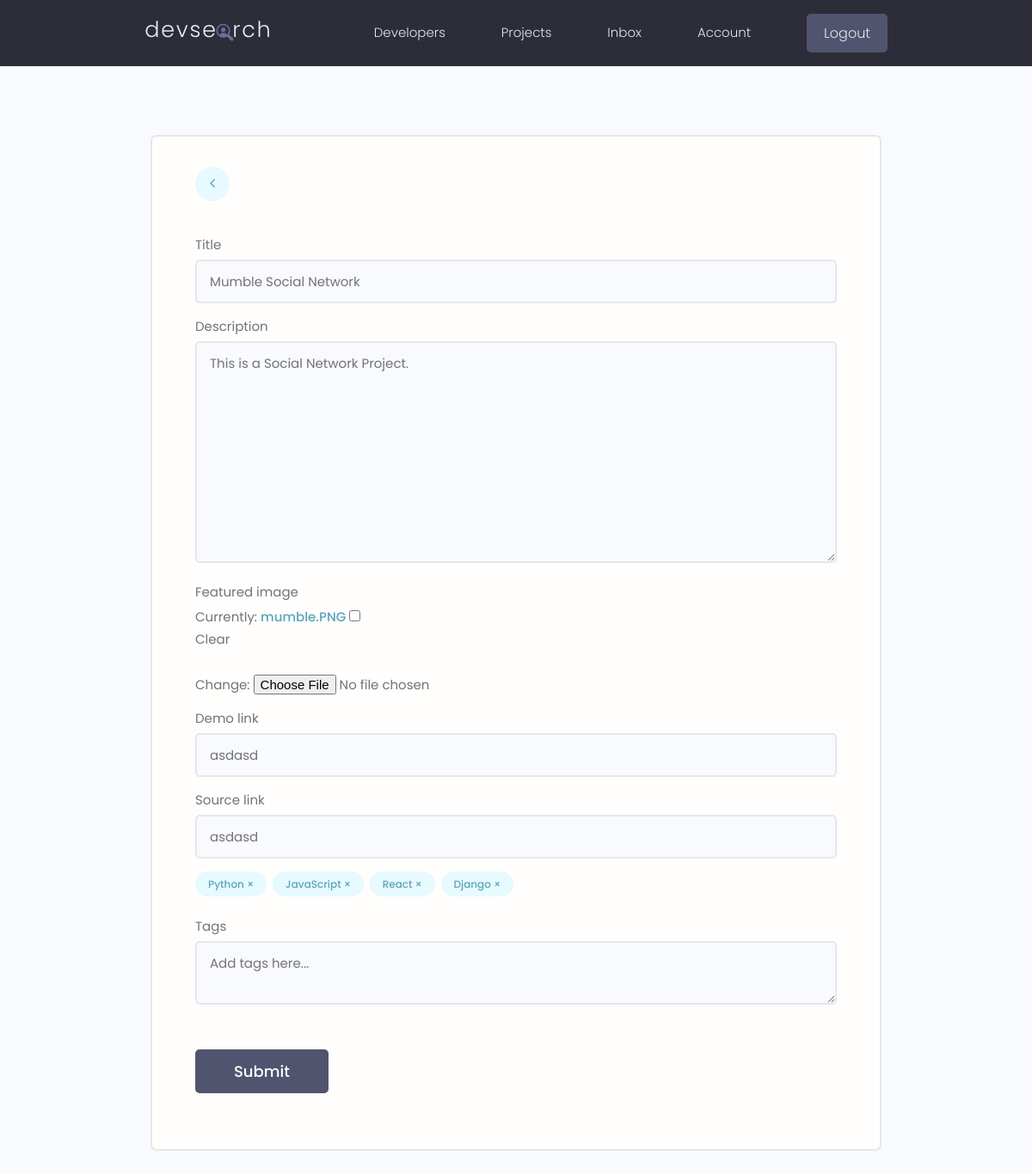
Page /projects/update-project/d5bac84d-f799-449b-8304-1f35ec7e9698/ (signed in) on the committed database.
### projectsApp/models.py (models this page shows, shortened)
class Project(models.Model):
    owner = models.ForeignKey(Profile, null=True, blank=True, on_delete=models.CASCADE) # We want to connect a project to a specific user profile - many-to-one relationship
    title = models.CharField(max_length=200)   # By default null=False - required to enter data in this field (for the database)
    description = models.TextField(null=True, blank=True)  # Does NOT require to enter data in this field! blank is the same but for django form to be submitted! We can submit a form without adding this!
    featured_image = models.ImageField(null=True, blank=True, default="default.jpg") # B/c its in "images" folder no need to specify path, otherwise path needed
    demo_link = models.CharField(max_length=2000, null=True, blank=True)
    source_link = models.CharField(max_length=2000, null=True, blank=True)
    tags = models.ManyToManyField('Tag', blank=True)  # The tag can be connected to many models
    vote_total = models.IntegerField(default=0, null=True, blank=True)
    vote_ratio = models.IntegerField(default=0, null=True, blank=True)
    created = models.DateTimeField(auto_now_add=True)
    id = models.UUIDField(default=uuid.uuid4, unique=True, primary_key=True, editable=False)
    class Meta:
        ordering = ['-vote_ratio', '-vote_total', 'title']
    '''
    Anytime we trigger this method here we are going to calculate all this, get all these values
    and then simply update the instance of it in the database and save it.
    '''

class Tag(models.Model):
    name = models.CharField(max_length=200)
    created = models.DateTimeField(auto_now_add=True)
    id = models.UUIDField(default=uuid.uuid4, unique=True, primary_key=True, editable=False)

### projectsApp/views.py (the view, shortened to what this page needs)
# urls.py: path('update-project/<str:pk>/', views.updateProject, name="update-project"),
@login_required(login_url="login")
def updateProject(request, pk):
    profile = request.user.profile  # get the currently logged-in user
    project = profile.project_set.get(id=pk)   # Query ONLY that user's profiles - all the projects of that user!
    form = ProjectForm(instance=project)   # MUST pass in an instance of the project that we want to edit!
    context = {'form':form, 'project':project}
    return render(request, 'projectsApp/project_form.html', context)

### projectsApp/forms.py
class ProjectForm(ModelForm):
    class Meta:
        model = Project
        fields = ['title', 'description', 'featured_image' ,'demo_link', 'source_link']
        widgets = {
            'tags' : forms.CheckboxSelectMultiple(),
            } # A way to customize classes
    def __init__(self, *args, **kwargs):
        super(ProjectForm, self).__init__(*args, **kwargs)  # Tell it which class (css class!) we're modifying
        for name, field in self.fields.items():
            field.widget.attrs.update({'class':'input'})

### projectsApp/templates/projectsApp/project_form.html (shortened to what this page needs)
{% extends 'main.html' %}
{% block content %}
    <main class="formPage my-xl">
        <div class="content-box">
            <div class="formWrapper">
                <a class="backButton" href="{% url 'account' %}"><i class="fa fa-angle-left"></i></a>
                <br>
                <form class="form" method="POST" enctype="multipart/form-data">
                    {% for field in form %}
                    <div class="form__field">
                        <label for="formInput#text">{{field.label}} </label>
                        {{field}}
                    </div>
                    {% endfor %}
                    <div class="form__field">
                        {% for tag in project.tags.all %}
                            <div class="project-tag tag tag--pill tag--main" data-tag="{{tag.id}}" data-project="{{project.id}}">{{tag.name}} &#215;</div>
                        {% endfor %}
                    </div>
                    <div class="form__field">
                        <label for="formInput#text">Tags</label>
                        <textarea class="input" name="newtags" placeholder="Add tags here..."></textarea>
                    </div>
                    <input class="btn btn--sub btn--lg  my-md" type="submit" value="Submit" />
                </form>
            </div>
        </div>
    </main>
{% endblock content %}

### static/styles/app.css (style rules this page uses)
:root { --color-sub: #2d2d39; }
.btn--sub { background-color: var(--color-sub-light); }
.content-box { width: 95%; max-width: 85rem; margin: 0 auto; }
.backButton { background: var(--color-main-light); color: var(--color-main); width: 4rem; height: 4rem; display: flex; align-items: center; justify-content: center; border-radius: 50%; }
.backButton i { font-size: 1.8rem; }
.formPage .formWrapper { list-style: none; background: var(--color-white); padding: 3.5rem 5rem; border: 2px solid var(--color-light); border-radius: 0.7rem; }

### static/uikit/styles/modules/_variables.css (style rules this page uses)
:root { --color-main: #5aa5b9; --color-main-light: #e6faff; --color-sub: #3f4156; --color-sub-light: #51546e; --color-sub-lighter: #ededfd; --color-text: #737373; --color-gray: #8b8b8b; --color-light: #e5e7eb; --color-light-gray: #767676; --color-bg: #f8fafd; --color-white: #fffefd; --color-white-light: #f3f3f3; --color-success: #359e64; --color-success-bg: #def8e8; --color-error: #fc4b0b; --color-error-bg: #fff2ee; --font-base: 'Poppins', arial, helvetica, 'Segoe UI', roboto, ubuntu, sans-serif; --font-monospace: 'Fira Code', 'Courier New', courier, monospace; --font-regular: 300; --font-medium: 500; --font-bold: 700; --generic-shadow: 1px 1px 5px #00000010; --generic-transition: all 0.3s ease-in-out; }

### static/uikit/styles/modules/_base.css (style rules this page uses)
* { margin: 0; padding: 0; box-sizing: border-box; text-rendering: optimizeLegibility; color: inherit; font-size: inherit; }
html { font-size: 50%; }
@media only screen and (min-width: 480px) { html { font-size: 56.25%; } }
@media only screen and (min-width: 1200px) { html { font-size: 62.5%; } }
body { line-height: 1.6; font-weight: 400; font-size: 1.5rem; color: var(--color-text); background-color: var(--color-bg); min-height: 100vh; }

### static/uikit/styles/modules/_typography.css (style rules this page uses)
* { font-family: var(--font-base); }
a { padding-bottom: 2px; text-decoration: none; display: inline-block; color: var(--color-main); font-weight: var(--font-medium); }

### static/uikit/styles/modules/_utilities.css (style rules this page uses)
.my-md { margin: 3rem auto; }
.my-xl { margin: 8rem auto; }

### static/uikit/styles/modules/_button.css (style rules this page uses)
.btn { display: inline-block; position: relative; cursor: pointer; background-color: var(--color-light); font-weight: var(--font-medium); color: var(--color-sub); text-decoration: none; padding: 1rem 2rem; border-radius: 0.5rem; border: none; width: -webkit-fit-content; width: -moz-fit-content; width: fit-content; height: -webkit-fit-content; height: -moz-fit-content; height: fit-content; font-size: 1.6rem; outline-width: 0; outline-color: transparent; -webkit-backface-visibility: hidden; backface-visibility: hidden; transition: all 0.3s ease-in-out; }
.btn--sub { background-color: var(--color-sub); color: var(--color-white); }
.btn--lg { font-size: 1.8rem; padding: 1.2rem 4.5rem; }

### static/uikit/styles/modules/_form.css (style rules this page uses)
.form { display: block; }
.form__field { margin-top: 1.5rem; margin-bottom: 1.5rem; }
.form__label, .form__field > label { display: block; margin-bottom: 0.5rem; color: var(--color-text); }
input.input[type='text'], input.input[type='email'], input.input[type='password'], input.input[type='number'], textarea.input { min-width: 24rem; width: 100%; padding: 1.2rem 1.5rem; border-radius: 0.5rem; border: 2px solid var(--color-light); transition: all 0.3s ease-in-out; background-color: var(--color-bg); }

### static/uikit/styles/modules/_tag.css (style rules this page uses)
.tag { display: inline-flex; align-items: center; background-color: var(--color-sub); height: -webkit-fit-content; height: -moz-fit-content; height: fit-content; width: -webkit-fit-content; width: -moz-fit-content; width: fit-content; border-radius: 0.5rem; padding: 0.5rem 1.5rem; font-size: 1.2rem; cursor: pointer; }
.tag:not(:last-child) { margin-right: 0.25rem; margin-bottom: 0.75rem; }
.tag--pill { border-radius: 5rem; }
.tag--main, .tag--main > small { background: var(--color-main-light); color: var(--color-main); font-weight: 500; }

### rows in the picture
Project: form "Mumble Social Network" "This is a Social Network Project." "asdasd" "asdasd"
Tag: name "Python"
Tag: name "JavaScript"
Tag: name "React"
Tag: name "Django"

### other values in the picture
{{ field.label }} "Title" "Description" "Featured image" "Demo link" "Source link"
